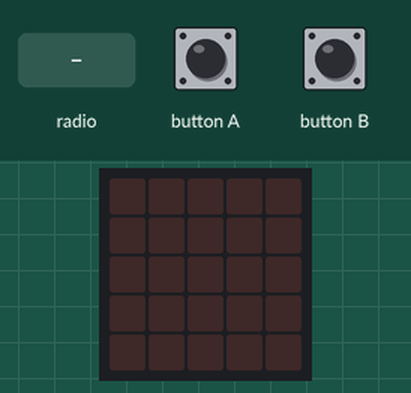
Simulated run of this program. Board: BBC micro:bit (MakeCode). Shown: the board's 5×5 LED display. The test bench sets the inputs (shaded band).

Above: at 1.2 s.
1.3 s: radio message "1" arrives
At 1.7 s:
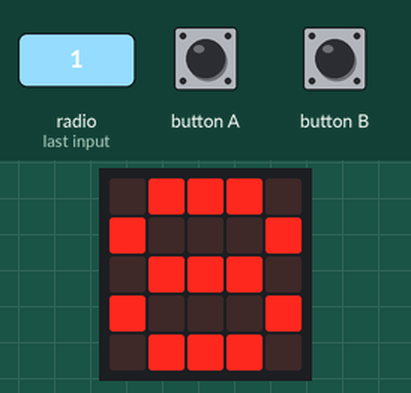
6.0 s: radio message "2" arrives
At 6.5 s:
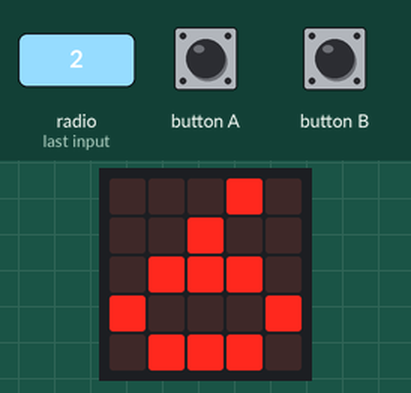
Timing chart, 0 to 8.5 s (numbered marks = the images above; inputs shaded):
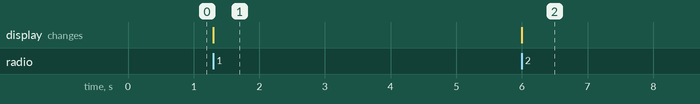

Measured:
- after the input at 1.3 s, the display: changes at once (image 1)
- after the input at 6.0 s, the display: changes at once (image 2)

The program:

main.ts
```typescript
radio.onReceivedNumber(function (receivedNumber) {
    if (receivedNumber == 1) {
        estoque += -1
        basic.showString("" + (estoque))
    }
    if (receivedNumber == 2) {
        estoque += -2
        basic.showString("" + (estoque))
    }
})
input.onButtonPressed(Button.A, function () {
    radio.sendNumber(1)
})
input.onButtonPressed(Button.B, function () {
    radio.sendNumber(2)
})
let estoque = 0
radio.setGroup(255)
estoque = 9
basic.forever(function () {
    if (estoque < 2) {
        music.play(music.stringPlayable("C5 B A G F E D C ", 120), music.PlaybackMode.UntilDone)
        basic.showString("" + (estoque))
    }
})
```

test.ts
```typescript
// testes vão aqui; isto não será compilado quando este pacote for usado como uma extensão.
```
